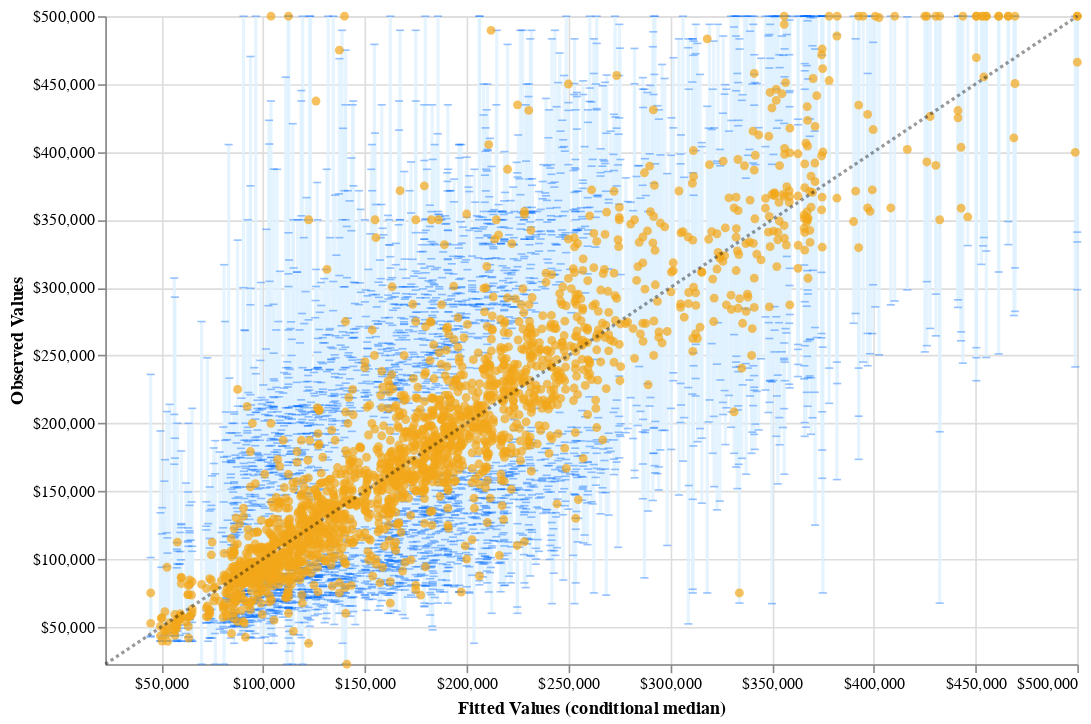

The code cell stored with this chart in its notebook:
### Markdown cell above
### Calibration and Prediction Intervals

The plots depict calibration of predicted vs. observed prices and prediction intervals centered around the observed values. In particular, Circular markers represent fitted values or the median housing price (0.5 quantile), ticks indicate upper (0.975 quantile) and lower (0.025 quantile) bounds and bars denote prediction intervals (95% prediction interval). The plots provide insights into model performance and uncertainty in predictions.

### Code cell
chart1, chart2 = plot_calibration_and_intervals(df)
print("Calibration plot\n")
chart1

### Figure 1 — Vega-Lite specification as saved in the notebook (floating-point values rounded to 4 significant figures; data arrays with more than 128 entries replaced by an {"elided": "..."} marker saying what was removed)
{"config": {"view": {"continuousWidth": 400, "continuousHeight": 300}}, "layer": [{"mark": {"type": "bar", "opacity": 0.8, "width": 2}, "encoding": {"color": {"value": "#e0f2ff"}, "tooltip": [{"field": "y_true", "format": "$,d", "title": "Actual Price", "type": "quantitative"}, {"field": "y_pred", "format": "$,d", "title": "Predicted Price", "type": "quantitative"}, {"field": "y_pred_low", "format": "$,d", "title": "Predicted Lower Price", "type": "quantitative"}, {"field": "y_pred_upp", "format": "$,d", "title": "Predicted Upper Price", "type": "quantitative"}], "x": {"field": "y_pred", "scale": {"domain": [22500, 500001], "padding": 0}, "title": "", "type": "quantitative"}, "y": {"field": "y_pred_low", "scale": {"domain": [22500, 500001], "padding": 0}, "title": "", "type": "quantitative"}, "y2": {"field": "y_pred_upp", "title": null}}}, {"mark": {"type": "tick", "opacity": 0.4, "orient": "horizontal", "thickness": 1, "width": 5}, "encoding": {"color": {"value": "#006aff"}, "x": {"field": "y_pred", "title": "", "type": "quantitative"}, "y": {"field": "y_pred_low", "title": "", "type": "quantitative"}}}, {"mark": {"type": "tick", "opacity": 0.4, "orient": "horizontal", "thickness": 1, "width": 5}, "encoding": {"color": {"value": "#006aff"}, "x": {"field": "y_pred", "title": "", "type": "quantitative"}, "y": {"field": "y_pred_upp", "title": "", "type": "quantitative"}}}, {"mark": {"type": "circle", "size": 30}, "encoding": {"color": {"value": "#f2a619"}, "tooltip": [{"field": "y_true", "format": "$,d", "title": "Actual Price", "type": "quantitative"}, {"field": "y_pred", "format": "$,d", "title": "Predicted Price", "type": "quantitative"}, {"field": "y_pred_low", "format": "$,d", "title": "Predicted Lower Price", "type": "quantitative"}, {"field": "y_pred_upp", "format": "$,d", "title": "Predicted Upper Price", "type": "quantitative"}], "x": {"axis": {"format": "$,d"}, "field": "y_pred", "scale": {"domain": [22500, 500001], "nice": false}, "title": "Fitted Values (conditional median)", "type": "quantitative"}, "y": {"axis": {"format": "$,d"}, "field": "y_true", "scale": {"domain": [22500, 500001], "nice": false}, "title": "Observed Values", "type": "quantitative"}}}, {"data": {"name": "data-cec100e763fa6565322de318c12f1b07"}, "mark": {"type": "line", "color": "black", "opacity": 0.4, "strokeDash": [2, 2]}, "encoding": {"x": {"field": "var1", "type": "quantitative"}, "y": {"field": "var2", "type": "quantitative"}}}], "data": {"name": "data-8cc49f25c7f7977cbcbae6a9522fcb8b"}, "height": 400, "width": 600, "$schema": "https://vega.github.io/schema/vega-lite/v4.17.0.json", "datasets": {"data-8cc49f25c7f7977cbcbae6a9522fcb8b": {"elided": "2000 records"}, "data-cec100e763fa6565322de318c12f1b07": [{"var1": 22500, "var2": 22500}, {"var1": 500001, "var2": 500001}]}}
